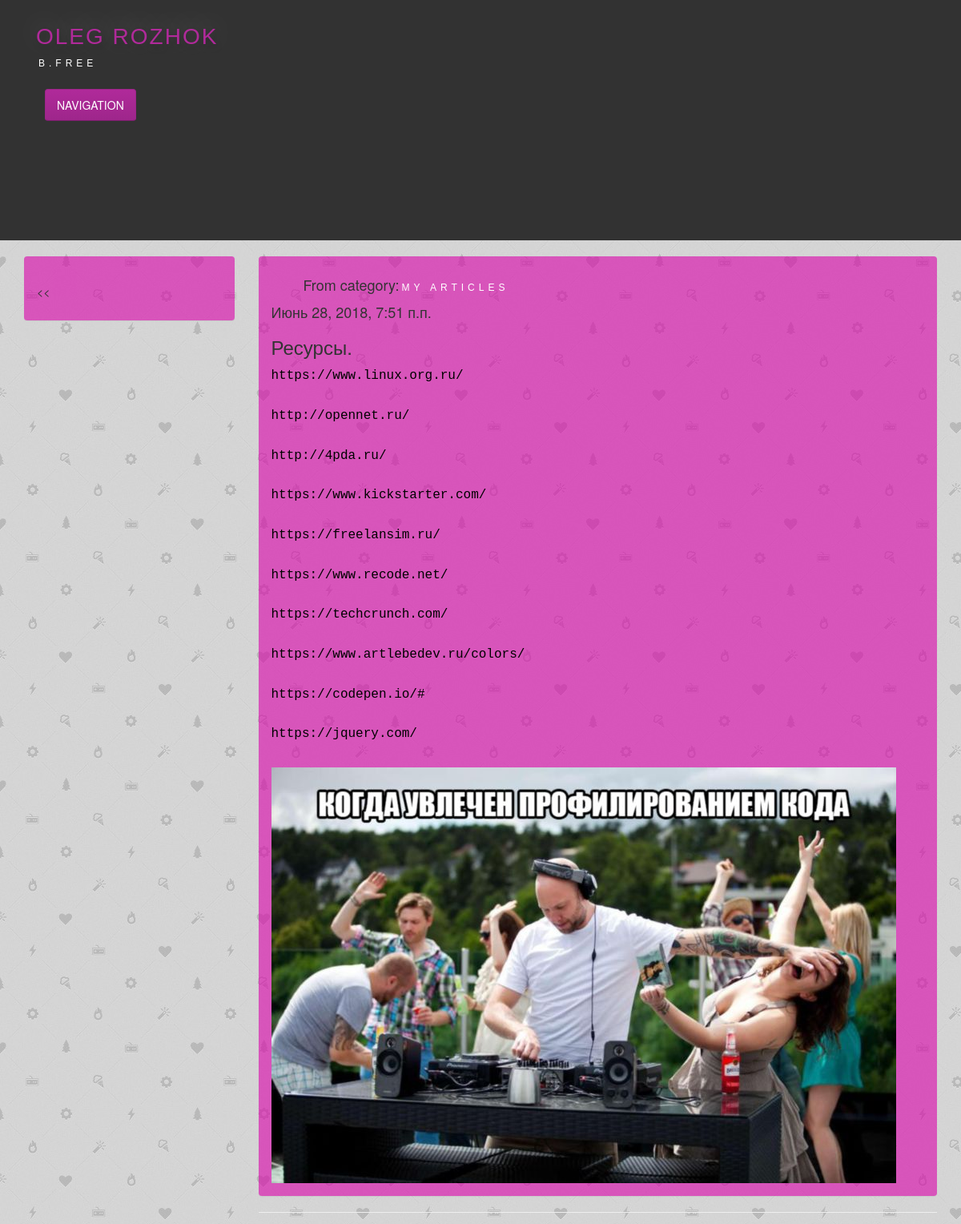
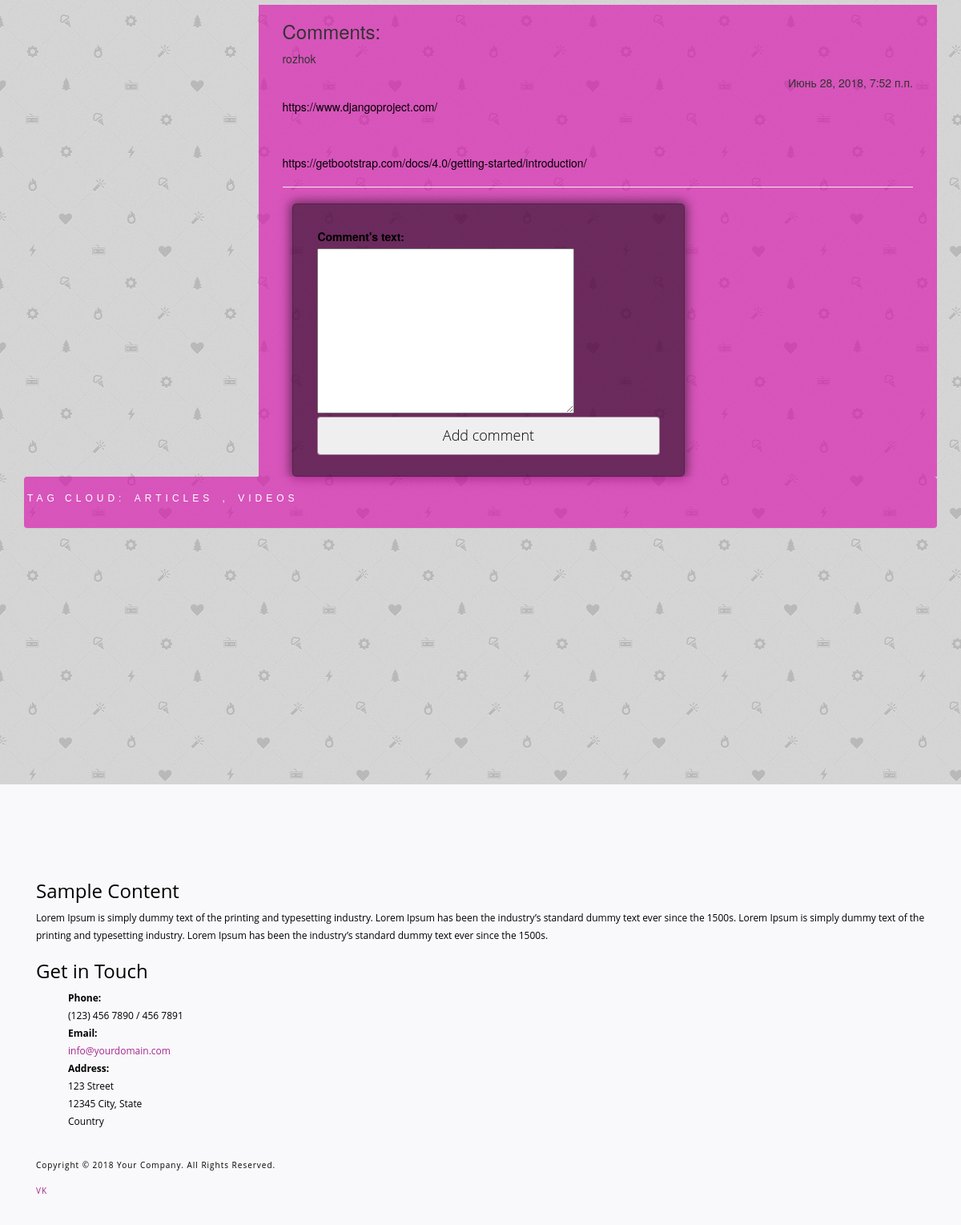
Page /articles/get/1/ (signed in) on the committed database (2 pictures, top to bottom).
### article/models.py (models this page shows, shortened)
class Article(models.Model):
    class Meta():
        db_table = "article"
    article_title = models.CharField(max_length=200)
    article_text = RichTextField()
    article_date = models.DateTimeField()
    article_likes = models.IntegerField(default=0)
    article_image = models.ImageField(null=True, blank=True, upload_to="images/", verbose_name="Image")
    video = EmbedVideoField(null=True, blank=True, verbose_name="Video")
    category = TreeForeignKey(Category, null=True, blank=False, related_name='cat')
    keywords = models.ManyToManyField(Keywords, related_name="keywords", related_query_name="keywords", blank=True, verbose_name="Keywords")

class Category(MPTTModel):
    class Meta():
        db_table = "category"
        verbose_name_plural = "Categories"
        verbose_name = "Category"
        ordering = ('tree_id', 'level',)
    name = models.CharField(max_length=150, verbose_name="Category", unique=True)
    parent = TreeForeignKey('self', on_delete=models.CASCADE, null=True, blank=True, related_name='children', verbose_name="Parent's class")
    def __unicode__(self):
        return self.name
    class MPTTMeta:
        level_atrr = 'mptt-level'
        order_insertion_by = ['name']

class Comments(models.Model):
    class Meta():
        db_table = "comments"
    comments_text = RichTextField(verbose_name="Comment's text")
    comments_article = models.ForeignKey(Article)
    comments_date = models.DateTimeField(u'date', auto_now_add=True)
    comments_author = models.ForeignKey(User)

class Keywords(models.Model):
    class Meta():
        db_table = "keywords"
    name = models.CharField(max_length=50, blank=True, unique=True, verbose_name="Tags")
    def __unicode__(self):
        return self.name

### article/views.py (the view)
# urls.py: url(r'^articles/get/(?P<article_id>\d+)/$', article_views.article, name='article'),
def article(request, article_id=1):
    comment_form = CommentForm
    args = {}
    args.update(csrf(request))
    args['projects'] = Category.objects.all()
    args['article'] = Article.objects.get(id=article_id)
    args['category'] = Category.objects.filter(id=article_id)
    args['comments'] = Comments.objects.filter(comments_article_id=article_id).order_by('-id')
    args['form'] = comment_form
    args['keywords'] = Keywords.objects.all()
    args['username'] = auth.get_user(request).username
    return render_to_response('article.html', args)

### article/templates/article.html (shortened to what this page needs)
{% extends 'main.html' %}
{% load embed_video_tags %}
{% block article %}
{% load mptt_tags %}
{% load i18n mptt_tags %}
<div>
<ul><h4>From category:<a id="divTagLine" class="notpodcherk" href="/category/get/{{ article.category.id }}/">{{ article.category }}</a></h4></ul>
<h4>{{ article.article_date }}</h4>
<h3>{% autoescape off%}{{ article.article_title }}{% endautoescape %}</h3>
<p>{% autoescape off%}{{ article.article_text|linebreaksbr }}{% endautoescape %}</p>
    </div><br />
    {% if article.article_image %}
    <div>
    <img class="css-adaptive" src="{{ MEDIA_URL}}{{ article.article_image.url }}">
    {% endif %}
    </div>
</div>
<hr>
<div class="container-fluid special-card">
  <div class="row-fluid">
    <div class="col col-lg-12">
    {% if username %}
        <p><h3>Comments:</h3></p>
    {% for comment in comments %}
    <p align="left">{{ comment.comments_author.username}}</p>
    <p align="right">{{ comment.comments_date }}</p>
    <p>{% autoescape off%}{{ comment.comments_text|linebreaksbr }}{% endautoescape %}</p><hr>
    {% endfor %}
    </div>
    <div class="col-lg-8">
    <form action="/articles/addcomment/{{ article.id }}/" method="post">{% csrf_token %}
        {{ form }}<input type="submit" class="button" value="Add comment">
    </form>
    </div>
    {% endif %}
  </div>
</div>
{% endblock %}

### article/templates/main.html (shortened to what this page needs)
{% load staticfiles %}
{% load i18n mptt_tags %}
<!DOCTYPE html>
<html>
<head>
    <link rel="stylesheet" href="https://maxcdn.bootstrapcdn.com/bootstrap/4.0.0/css/bootstrap.min.css">
    {% load bootstrap3 %}
    {% bootstrap_css %}
</head>
<body>
<div id="decorative2">
    <div class="container">
        <div class="divPanel topArea notop nobottom">
        <div class="row-fluid">
            <div class="pull-top">
                        <a href="https://vk.com/oleg_rozhok" id="divSiteTitle" class="notpodcherk">Oleg Rozhok</a><br />
                        <a href="https://vk.com/video-41355314_456239038" id="divTagLine" class="notpodcherk">b.free</a>
            </div>
                    <div id="divMenuRight" class="pull-left">
                    <div class="navbar">
                        <button type="button" class="btn btn-navbar-highlight btn-large btn-primary" data-toggle="collapse" data-target=".nav-collapse">
                            NAVIGATION
                        </button>
                    </div>
                    </div>
        </div>
        </div>
    </div>
</div>
<br />
<div class="container-fluid">
  <div class="row-fluid">
    <div class="col col-lg-3">
    <div class="panel panel-body special-card">
    <ol class="marker" id="breadcrumb">
    {% recursetree projects %}
        <li>
       <a href="/category/get/{{ node.id }}" title="{% blocktrans with project=node %}Show all entries in {{ project }}{% endblocktrans %}">{{ node }}</a>
        </li>
    {% endrecursetree %}
    </ol>
    </div>
    </div>
    <div class="col col-lg-9">
    <div class="panel panel-body fones special-card">
    {% block article %}{% endblock %}
    </div>
    </div>
    <div class="col col-lg-12">
    <div class="panel panel-body special-card" id="divTagLine"> Tag cloud:
        <ol id="breadcrumb">
    {% for keyword in keywords %}
            <a id="divTagLine" class="notpodcherk" href="/keyword/{{ keyword.id }}">{{ keyword }}</a>
    {% if not forloop.last %}, {% endif %}
    {% endfor %}
        </ol>
    </div>
    </div>
  </div>
<div id="footerOuterSeparator">
<div id="divFooter">
    <div class="container">
        <div class="divPanel">
            <div class="row-fluid">
               <div class="span1" id="footerArea3">
                    <h3>Sample Content</h3>
                    <p>Lorem Ipsum is simply dummy text of the printing and typesetting industry. Lorem Ipsum has been the industry’s standard dummy text ever since the 1500s.
                        Lorem Ipsum is simply dummy text of the printing and typesetting industry. Lorem Ipsum has been the industry’s standard dummy text ever since the 1500s.
                    </p>
                </div>
                <div class="span2" id="footerArea4">
                    <h3>Get in Touch</h3>
                    <ul id="contact-info">
                    <li>
                        <span class="field">Phone:</span>
                        <br />
                        (123) 456 7890 / 456 7891
                    </li>
                    <li>
                        <span class="field">Email:</span>
                        <br />
                        <a href="mailto:info@yourdomain.com" title="Email">info@yourdomain.com</a>
                    </li>
                    <li>
                        <span class="field">Address:</span>
                        <br />
                        123 Street<br />
                        12345 City, State<br />
                        Country
                    </li>
                    </ul>
                </div>
            </div>
            <br />
            <div class="row-fluid">
                <div class="span3">
                    <p class="copyright">
                        Copyright © 2018 Your Company. All Rights Reserved.
                    </p>
                    <p class="social_bookmarks">
                        <a href="https://vk.com/beeroom_volosovo">VK</a>
                    </p>
                </div>
            </div>
            <br />
        </div>
    </div>
</div>
</div>
</body>
</html>

### rows in the picture
Article: category "MY ARTICLES", article_date "Июнь 28, 2018, 7:51 п.п.", article_title "Ресурсы.", article_text "https://www.linux.org.ru/ http://opennet.ru/ http://4pda.ru/ https://www.kickstarter.com/ https://freelansim.ru/ https://www.recode.net/ https://techcrunch.com/ https://www.artlebedev.ru/colors/ https://codepen.io/# https://jquery.com/", article_image (picture)
Comments: comments_author.username "rozhok", comments_date "Июнь 28, 2018, 7:52 п.п.", comments_text "https://www.djangoproject.com/ https://getbootstrap.com/docs/4.0/getting-started/introduction/"
Keywords: name "ARTICLES"
Keywords: name "VIDEOS"
